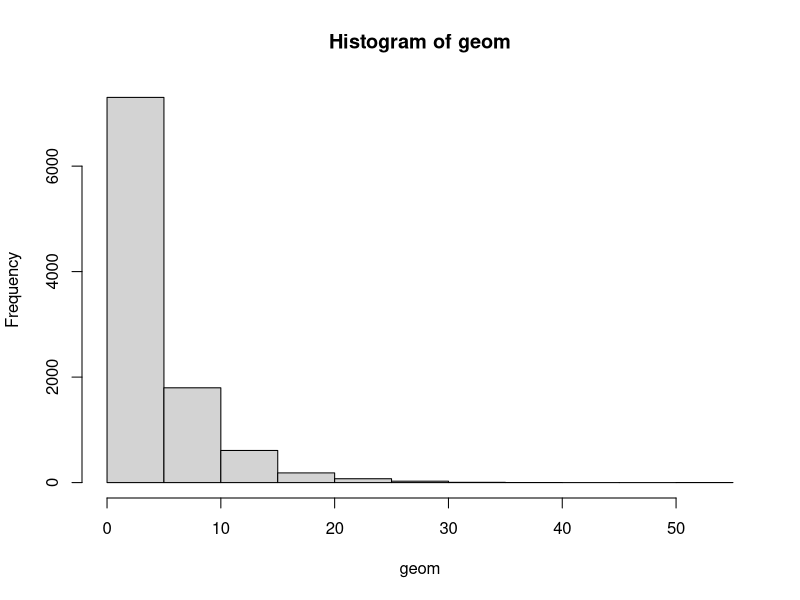
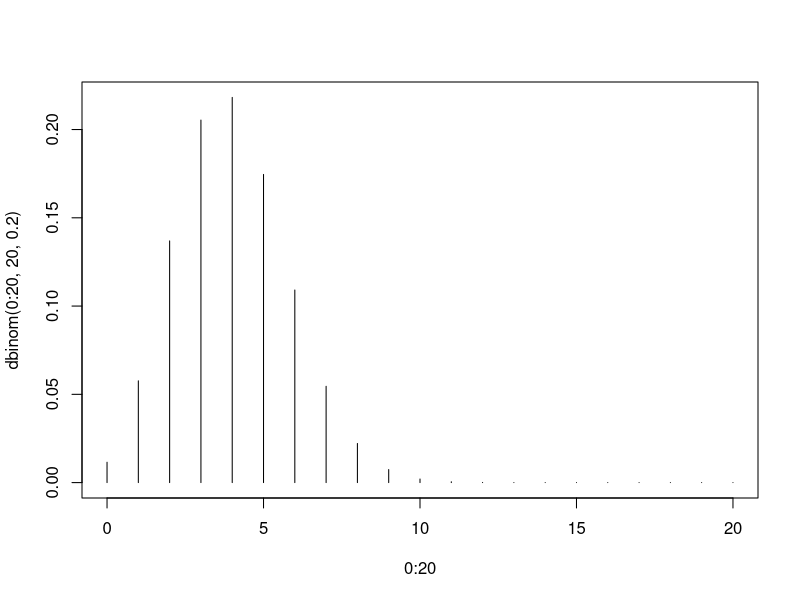
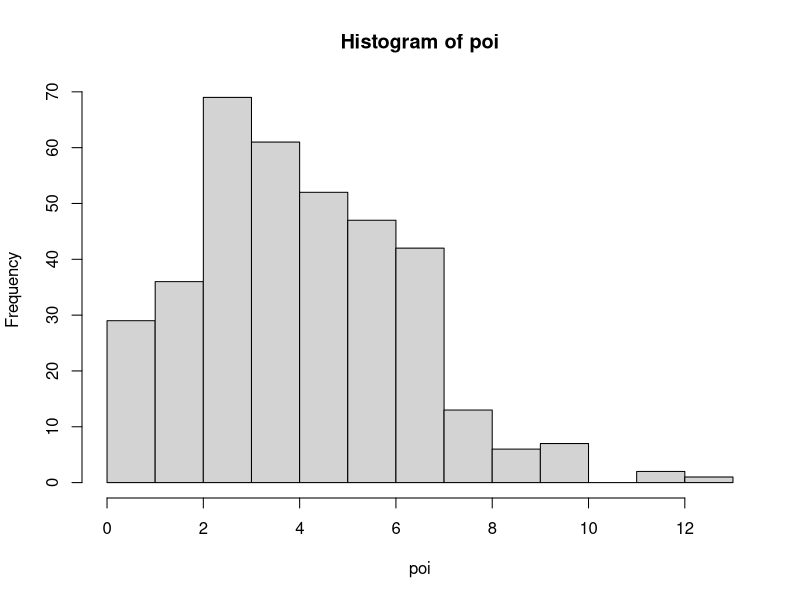
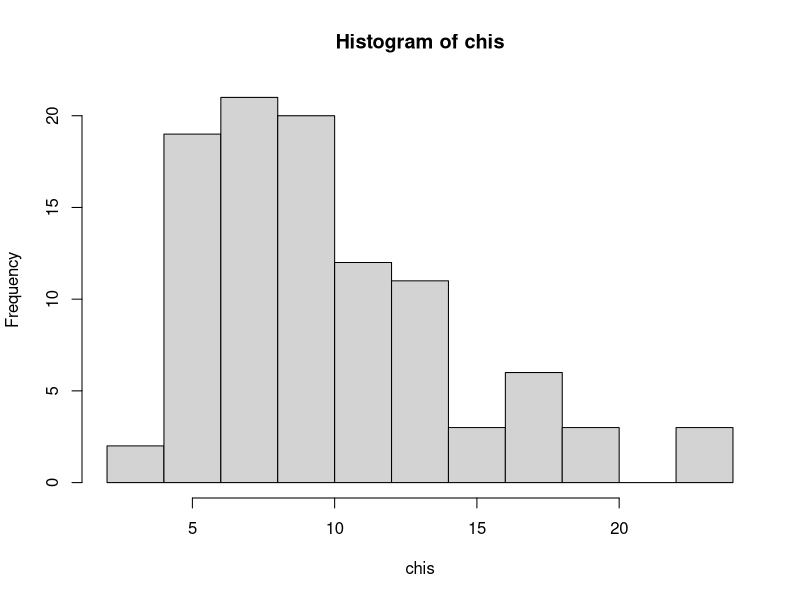
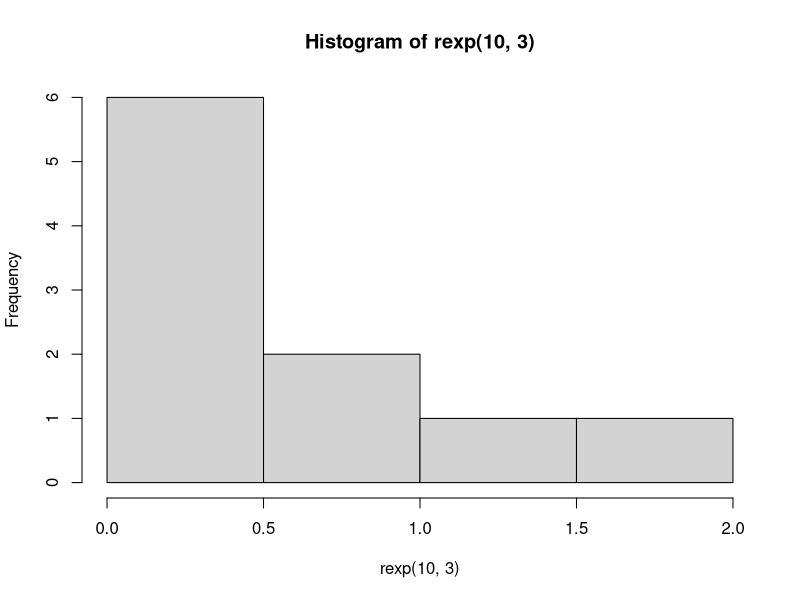
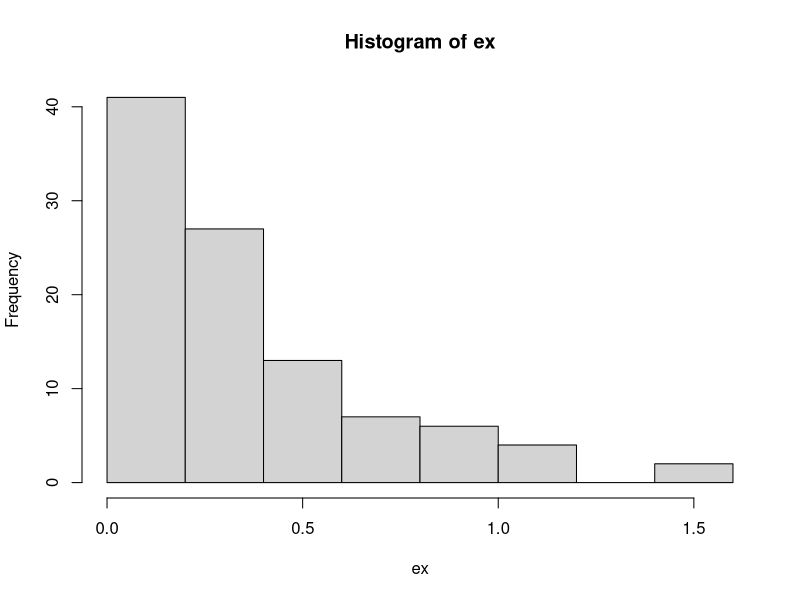
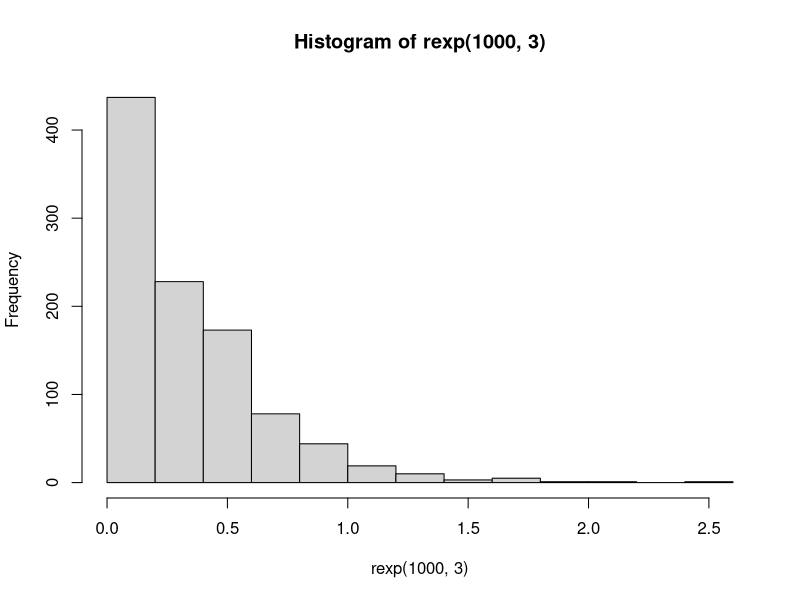
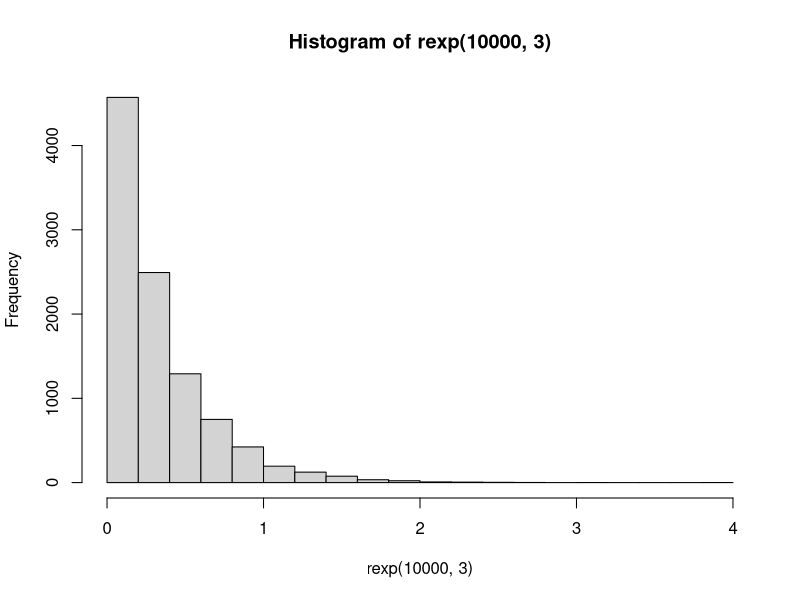

The R script that drew these images, in order:
set.seed(1)
#1a
geo <- dgeom(3,0.2)
geo
#1b
geom <- rgeom(10000,0.2)
mean(geom == 3)
#1c
#kesimpulan yang bisa didapatkan adalah p nya hampir sama
#bisa dilihat persentase perbedaannya
#semakin banyak data semakin kecil dan konsisten perbedannya
j=0
for(val in geom){
  if( val == 3){
    j=j+1
  }
}
j=j/10000
j
if(geo > j){
  geo=((geo-j)/geo)*100
  geo
} else {
  j=((j-geo)/j)*100
  j
}
#1d
hist(geom)
#1e
mean=1/0.2
mean
var=(1-0.2)/(0.2^2)
var
#2a
dbinom(4,20,0.2)
#2b
plot(0:20, dbinom(0:20,20,0.2),type="h")
#2c
mean(dbinom(0:20,20,0.2))
var(dbinom(0:20,20,0.2))
#3a
pois <- dpois(6,4.5)
pois
#3b
i=0
poi <- rpois(365,4.5)
hist(poi)
#3c
#kesimpulan yang didapatkan adalah hasilnya hampir sama, nilai p nya
#bisa dilihat persentase perbedaannya
#semakin banyak datanya semakin kecil dan konsisten perbedaannya
for (val in poi) {
  if(val == 6){
    i=i+1
  }
}
i=i/365
i
if(pois>i){
  pois=((pois-i)/pois)*100
  pois
} else {
  i=((i-pois)/i)*100
  i
}
#3d
mean=4.5
mean
var=4.5
var
#4a
chi <- dchisq(2, 10)
chi
#4b
chis <- rchisq(100, 10)
hist(chis)
#4c
mean=10
mean
var=10*2
var
#5a
exp <- dexp(rexp(1,3),3)
exp
#5b
hist(rexp(10,3))
ex <- rexp(100,3)
hist(ex)
hist(rexp(1000,3))
hist(rexp(10000,3))
#5c
mean=3
mean
var=3^2
var
#6
nor <- rnorm(100,50,8)
#6a
xnor <- mean(nor)
dnorm(xnor,50,8)
z_score <- (nor-xnor)/8
z_score
plot(nor)
#6b
hist(rnorm(100,50,8), breaks = 50, main = "5025201191_BurhanudinRifa_F_DNHistogram")
#6c
var=8^2
var
